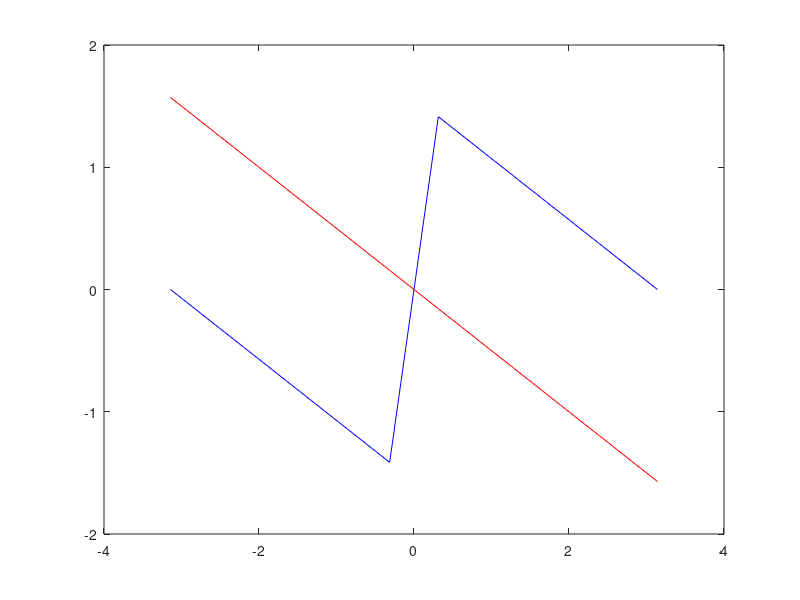

MATLAB code for this plot:
clc
clear all
close all
%Define the impulse responses of the systems
h1=[0.5,0.5];  %LPF
h2=[0.5,-0.5]; %HPF
w=-pi:pi/10:pi;
H1=freqz(h1,1,w);
H2=freqz(h2,1,w);
plot(w,angle(H1),'r',w,angle(H2),'b')
